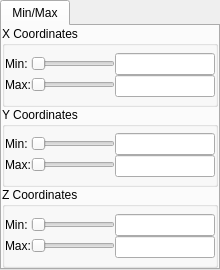
     <widget class="QWidget" name="page">
      <layout class="QHBoxLayout" name="horizontalLayout_10">
       <property name="spacing">
        <number>0</number>
       </property>
       <property name="sizeConstraint">
        <enum>QLayout::SetMaximumSize</enum>
       </property>
       <property name="leftMargin">
        <number>0</number>
       </property>
       <property name="topMargin">
        <number>0</number>
       </property>
       <property name="rightMargin">
        <number>0</number>
       </property>
       <property name="bottomMargin">
        <number>0</number>
       </property>
       <item>
        <widget class="QTabWidget" name="minMaxTab">
         <property name="sizePolicy">
          <sizepolicy hsizetype="Minimum" vsizetype="Minimum">
           <horstretch>0</horstretch>
           <verstretch>0</verstretch>
          </sizepolicy>
         </property>
         <property name="currentIndex">
          <number>0</number>
         </property>
         <widget class="QWidget" name="tab_3">
          <property name="sizePolicy">
           <sizepolicy hsizetype="Minimum" vsizetype="Minimum">
            <horstretch>0</horstretch>
            <verstretch>0</verstretch>
           </sizepolicy>
          </property>
          <attribute name="title">
           <string>Min/Max</string>
          </attribute>
          <layout class="QVBoxLayout" name="verticalLayout_36">
           <property name="spacing">
            <number>0</number>
           </property>
           <property name="sizeConstraint">
            <enum>QLayout::SetMinimumSize</enum>
           </property>
           <property name="leftMargin">
            <number>0</number>
           </property>
           <property name="topMargin">
            <number>0</number>
           </property>
           <property name="rightMargin">
            <number>0</number>
           </property>
           <property name="bottomMargin">
            <number>0</number>
           </property>
           <item>
            <widget class="QGroupBox" name="xMinMaxGroupBox">
             <property name="sizePolicy">
              <sizepolicy hsizetype="Minimum" vsizetype="Minimum">
               <horstretch>0</horstretch>
               <verstretch>0</verstretch>
              </sizepolicy>
             </property>
             <property name="minimumSize">
              <size>
               <width>0</width>
               <height>80</height>
              </size>
             </property>
             <property name="title">
              <string>X Coordinates</string>
             </property>
             <layout class="QVBoxLayout" name="verticalLayout_14">
              <property name="spacing">
               <number>0</number>
              </property>
              <property name="sizeConstraint">
               <enum>QLayout::SetMinimumSize</enum>
              </property>
              <property name="leftMargin">
               <number>0</number>
              </property>
              <property name="topMargin">
               <number>0</number>
              </property>
              <property name="rightMargin">
               <number>0</number>
              </property>
              <property name="bottomMargin">
               <number>0</number>
              </property>
              <item>
               <layout class="QVBoxLayout" name="verticalLayout_2">
                <property name="spacing">
                 <number>0</number>
                </property>
                <item>
                 <layout class="QHBoxLayout" name="horizontalLayout_3" stretch="0,1,0">
                  <property name="spacing">
                   <number>0</number>
                  </property>
                  <item>
                   <layout class="QVBoxLayout" name="verticalLayout_9">
                    <property name="spacing">
                     <number>0</number>
                    </property>
                    <item>
                     <widget class="QLabel" name="label_4">
                      <property name="minimumSize">
                       <size>
                        <width>0</width>
                        <height>20</height>
                       </size>
                      </property>
                      <property name="maximumSize">
                       <size>
                        <width>16777215</width>
                        <height>20</height>
                       </size>
                      </property>
                      <property name="text">
                       <string>Min:</string>
                      </property>
                     </widget>
                    </item>
                    <item>
                     <widget class="QLabel" name="label_3">
                      <property name="minimumSize">
                       <size>
                        <width>0</width>
                        <height>20</height>
                       </size>
                      </property>
                      <property name="maximumSize">
                       <size>
                        <width>16777215</width>
                        <height>20</height>
                       </size>
                      </property>
                      <property name="text">
                       <string>Max:</string>
                      </property>
                     </widget>
                    </item>
                   </layout>
                  </item>
                  <item>
                   <layout class="QVBoxLayout" name="verticalLayout_25">
                    <property name="spacing">
                     <number>0</number>
                    </property>
                    <item>
                     <widget class="QSlider" name="minXSlider">
                      <property name="maximumSize">
                       <size>
                        <width>16777215</width>
                        <height>20</height>
                       </size>
                      </property>
                      <property name="orientation">
                       <enum>Qt::Horizontal</enum>
                      </property>
                     </widget>
                    </item>
                    <item>
                     <widget class="QSlider" name="maxXSlider">
                      <property name="maximumSize">
                       <size>
                        <width>16777215</width>
                        <height>20</height>
                       </size>
                      </property>
                      <property name="orientation">
                       <enum>Qt::Horizontal</enum>
                      </property>
                     </widget>
                    </item>
                   </layout>
                  </item>
                  <item>
                   <layout class="QVBoxLayout" name="verticalLayout_26" stretch="0,0">
                    <property name="spacing">
                     <number>0</number>
                    </property>
                    <property name="sizeConstraint">
                     <enum>QLayout::SetDefaultConstraint</enum>
                    </property>
                    <item>
                     <widget class="QLineEdit" name="minXEdit">
                      <property name="minimumSize">
                       <size>
                        <width>100</width>
                        <height>0</height>
                       </size>
                      </property>
                      <property name="maximumSize">
                       <size>
                        <width>100</width>
                        <height>16777215</height>
                       </size>
                      </property>
                     </widget>
                    </item>
                    <item>
                     <widget class="QLineEdit" name="maxXEdit">
                      <property name="minimumSize">
                       <size>
                        <width>100</width>
                        <height>0</height>
                       </size>
                      </property>
                      <property name="maximumSize">
                       <size>
                        <width>100</width>
                        <height>16777215</height>
                       </size>
                      </property>
                     </widget>
                    </item>
                   </layout>
                  </item>
                 </layout>
                </item>
               </layout>
              </item>
             </layout>
            </widget>
           </item>
           <item>
            <widget class="QGroupBox" name="yMinMaxGroupBox">
             <property name="sizePolicy">
              <sizepolicy hsizetype="Minimum" vsizetype="Minimum">
               <horstretch>0</horstretch>
               <verstretch>0</verstretch>
              </sizepolicy>
             </property>
             <property name="minimumSize">
              <size>
               <width>0</width>
               <height>80</height>
              </size>
             </property>
             <property name="title">
              <string>Y Coordinates</string>
             </property>
             <layout class="QVBoxLayout" name="verticalLayout_27">
              <property name="spacing">
               <number>0</number>
              </property>
              <property name="sizeConstraint">
               <enum>QLayout::SetMinimumSize</enum>
              </property>
              <property name="leftMargin">
               <number>0</number>
              </property>
              <property name="topMargin">
               <number>0</number>
              </property>
              <property name="rightMargin">
               <number>0</number>
              </property>
              <property name="bottomMargin">
               <number>0</number>
              </property>
              <item>
               <layout class="QVBoxLayout" name="verticalLayout_12">
                <property name="spacing">
                 <number>0</number>
                </property>
                <item>
                 <layout class="QHBoxLayout" name="horizontalLayout_4" stretch="0,1,0">
                  <property name="spacing">
                   <number>0</number>
                  </property>
                  <item>
                   <layout class="QVBoxLayout" name="verticalLayout_28">
                    <property name="spacing">
                     <number>0</number>
                    </property>
                    <item>
                     <widget class="QLabel" name="label_5">
                      <property name="minimumSize">
                       <size>
                        <width>0</width>
                        <height>20</height>
                       </size>
                      </property>
                      <property name="maximumSize">
                       <size>
                        <width>16777215</width>
                        <height>20</height>
                       </size>
                      </property>
                      <property name="text">
                       <string>Min:</string>
                      </property>
                     </widget>
                    </item>
                    <item>
                     <widget class="QLabel" name="label_6">
                      <property name="minimumSize">
                       <size>
                        <width>0</width>
                        <height>20</height>
                       </size>
                      </property>
                      <property name="maximumSize">
                       <size>
                        <width>16777215</width>
                        <height>20</height>
                       </size>
                      </property>
                      <property name="text">
                       <string>Max:</string>
                      </property>
                     </widget>
                    </item>
                   </layout>
                  </item>
                  <item>
                   <layout class="QVBoxLayout" name="verticalLayout_29">
                    <property name="spacing">
                     <number>0</number>
                    </property>
                    <item>
                     <widget class="QSlider" name="minYSlider">
                      <property name="minimumSize">
                       <size>
                        <width>0</width>
                        <height>20</height>
                       </size>
                      </property>
                      <property name="maximumSize">
                       <size>
                        <width>16777215</width>
                        <height>20</height>
                       </size>
                      </property>
                      <property name="orientation">
                       <enum>Qt::Horizontal</enum>
                      </property>
                     </widget>
                    </item>
                    <item>
                     <widget class="QSlider" name="maxYSlider">
                      <property name="minimumSize">
                       <size>
                        <width>0</width>
                        <height>20</height>
                       </size>
                      </property>
                      <property name="maximumSize">
                       <size>
                        <width>16777215</width>
                        <height>20</height>
                       </size>
                      </property>
                      <property name="orientation">
                       <enum>Qt::Horizontal</enum>
                      </property>
                     </widget>
                    </item>
                   </layout>
                  </item>
                  <item>
                   <layout class="QVBoxLayout" name="verticalLayout_30" stretch="0,0">
                    <property name="spacing">
                     <number>0</number>
                    </property>
                    <property name="sizeConstraint">
                     <enum>QLayout::SetDefaultConstraint</enum>
                    </property>
                    <item>
                     <widget class="QLineEdit" name="minYEdit">
                      <property name="minimumSize">
                       <size>
                        <width>100</width>
                        <height>0</height>
                       </size>
                      </property>
                      <property name="maximumSize">
                       <size>
                        <width>100</width>
                        <height>16777215</height>
                       </size>
                      </property>
                     </widget>
                    </item>
                    <item>
                     <widget class="QLineEdit" name="maxYEdit">
                      <property name="minimumSize">
                       <size>
                        <width>100</width>
                        <height>0</height>
                       </size>
                      </property>
                      <property name="maximumSize">
                       <size>
                        <width>100</width>
                        <height>16777215</height>
                       </size>
                      </property>
                     </widget>
                    </item>
                   </layout>
                  </item>
                 </layout>
                </item>
               </layout>
              </item>
             </layout>
            </widget>
           </item>
           <item>
            <widget class="QGroupBox" name="zMinMaxGroupBox">
             <property name="sizePolicy">
              <sizepolicy hsizetype="Minimum" vsizetype="Minimum">
               <horstretch>0</horstretch>
               <verstretch>0</verstretch>
              </sizepolicy>
             </property>
             <property name="minimumSize">
              <size>
               <width>0</width>
               <height>80</height>
              </size>
             </property>
             <property name="title">
              <string>Z Coordinates</string>
             </property>
             <layout class="QVBoxLayout" name="verticalLayout_31">
              <property name="spacing">
               <number>0</number>
              </property>
              <property name="sizeConstraint">
               <enum>QLayout::SetMinimumSize</enum>
              </property>
              <property name="leftMargin">
               <number>0</number>
              </property>
              <property name="topMargin">
               <number>0</number>
              </property>
              <property name="rightMargin">
               <number>0</number>
              </property>
              <property name="bottomMargin">
               <number>0</number>
              </property>
              <item>
               <layout class="QVBoxLayout" name="verticalLayout_32">
                <property name="spacing">
                 <number>0</number>
                </property>
                <item>
                 <layout class="QHBoxLayout" name="horizontalLayout_6" stretch="0,1,0">
                  <property name="spacing">
                   <number>0</number>
                  </property>
                  <item>
                   <layout class="QVBoxLayout" name="verticalLayout_33">
                    <property name="spacing">
                     <number>0</number>
                    </property>
                    <item>
                     <widget class="QLabel" name="label_9">
                      <property name="minimumSize">
                       <size>
                        <width>0</width>
                        <height>20</height>
                       </size>
                      </property>
                      <property name="maximumSize">
                       <size>
                        <width>16777215</width>
                        <height>20</height>
                       </size>
                      </property>
                      <property name="text">
                       <string>Min:</string>
                      </property>
                     </widget>
                    </item>
                    <item>
                     <widget class="QLabel" name="label_10">
                      <property name="minimumSize">
                       <size>
                        <width>0</width>
                        <height>20</height>
                       </size>
                      </property>
                      <property name="maximumSize">
                       <size>
                        <width>16777215</width>
                        <height>20</height>
                       </size>
                      </property>
                      <property name="text">
                       <string>Max:</string>
                      </property>
                     </widget>
                    </item>
                   </layout>
                  </item>
                  <item>
                   <layout class="QVBoxLayout" name="verticalLayout_34">
                    <property name="spacing">
                     <number>0</number>
                    </property>
                    <item>
                     <widget class="QSlider" name="minZSlider">
                      <property name="minimumSize">
                       <size>
                        <width>0</width>
                        <height>20</height>
                       </size>
                      </property>
                      <property name="maximumSize">
                       <size>
                        <width>16777215</width>
                        <height>20</height>
                       </size>
                      </property>
                      <property name="orientation">
                       <enum>Qt::Horizontal</enum>
                      </property>
                     </widget>
                    </item>
                    <item>
                     <widget class="QSlider" name="maxZSlider">
                      <property name="minimumSize">
                       <size>
                        <width>0</width>
                        <height>20</height>
                       </size>
                      </property>
                      <property name="maximumSize">
                       <size>
                        <width>16777215</width>
                        <height>20</height>
                       </size>
                      </property>
                      <property name="orientation">
                       <enum>Qt::Horizontal</enum>
                      </property>
                     </widget>
                    </item>
                   </layout>
                  </item>
                  <item>
                   <layout class="QVBoxLayout" name="verticalLayout_35" stretch="0,0">
                    <property name="spacing">
                     <number>0</number>
                    </property>
                    <property name="sizeConstraint">
                     <enum>QLayout::SetDefaultConstraint</enum>
                    </property>
                    <item>
                     <widget class="QLineEdit" name="minZEdit">
                      <property name="minimumSize">
                       <size>
                        <width>100</width>
                        <height>0</height>
                       </size>
                      </property>
                      <property name="maximumSize">
                       <size>
                        <width>100</width>
                        <height>16777215</height>
                       </size>
                      </property>
                     </widget>
                    </item>
                    <item>
                     <widget class="QLineEdit" name="maxZEdit">
                      <property name="minimumSize">
                       <size>
                        <width>100</width>
                        <height>0</height>
                       </size>
                      </property>
                      <property name="maximumSize">
                       <size>
                        <width>100</width>
                        <height>16777215</height>
                       </size>
                      </property>
                     </widget>
                    </item>
                   </layout>
                  </item>
                 </layout>
                </item>
               </layout>
              </item>
             </layout>
            </widget>
           </item>
          </layout>
         </widget>
        </widget>
       </item>
      </layout>
     </widget>
